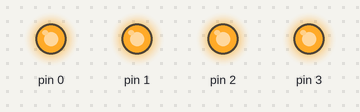
Recording of a sketch running on a simulated Arduino Uno, built with avr-gcc and run on an emulated ATmega328P. Shown: output pins drawn as LEDs (lit = HIGH).

Above: at 0.4 s.
Timing chart, 0 to 1.9 s (numbered marks = the images above):
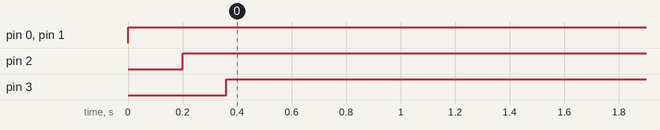

The sketch:

ilk.ino
```cpp
void setup() {
// KARAŞİMŞEK
pinMode(0,OUTPUT);
pinMode(1,OUTPUT);
pinMode(2,OUTPUT);
pinMode(3,OUTPUT);

}

void loop() {
// put your main code here, to run repeatedly://
digitalWrite(0,HIGH);
digitalWrite(1,HIGH);
delay(200);

digitalWrite(2,HIGH);
delay(160);

digitalWrite(3,HIGH);
delay(120);

}
```

Measured:
- by itself, pin 0, pin 1: LOW → HIGH at 0.00 s
- by itself, pin 2: LOW → HIGH at 0.20 s
- by itself, pin 3: LOW → HIGH at 0.36 s
